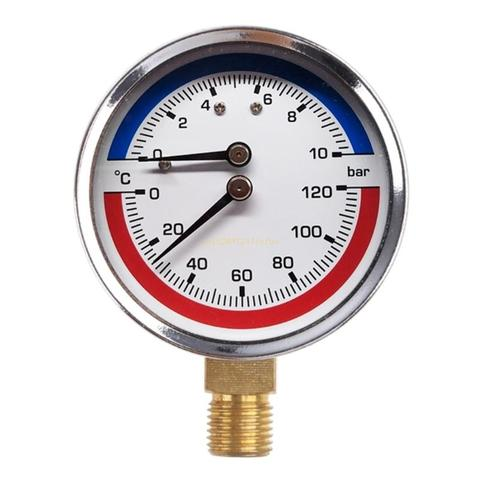
#> input picture test/5.jpg, 480 x 480 px, found by its file name
$ python 7.py
#> lines starting #> are read from the running program, lines starting #| are printed output that depends on the picture; after the words box and inside, x2 and y2 are one past the last pixel; in counts of white or black regions, pixels touching at a corner belong together; long printed decimals are rounded
import cv2
import numpy as np
import math

img=g=cv2.imread("/home/rodion/yuliia0/aboba/test/5.jpg")
#> img is the input picture: shape (480, 480, 3); mean B, G, R 213.9, 212.8, 219
'''cv2.imshow("original", img)'''

"""початок знаходження кола"""
img = cv2.cvtColor(img, cv2.COLOR_BGR2GRAY)
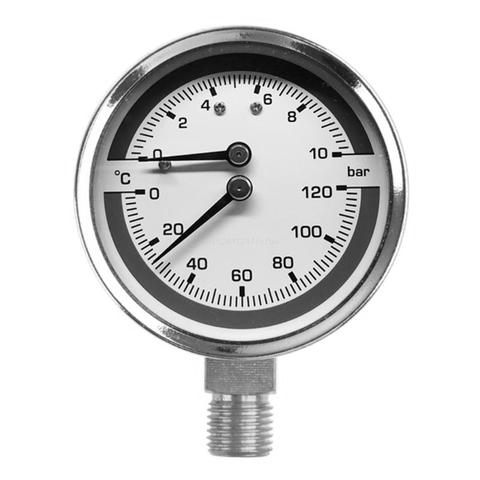
#> img: shape (480, 480); min 0, max 255, mean 214.8
rows = img.shape[0]
#> rows = 480
if rows >231:
    circles = cv2.HoughCircles(img, cv2.HOUGH_GRADIENT, 1, rows / 8, param1=100, param2=32, minRadius=96, maxRadius=130)
#> circles = [[240.5, 190.5, 119.4]]
else:
    circles = cv2.HoughCircles(img, cv2.HOUGH_GRADIENT, 1, rows / 8, param1=100, param2=30, minRadius=75, maxRadius=85)


drawing = np.zeros((img.shape[0], img.shape[1], 3), dtype=np.uint8)
for i in circles[0, :]:
  x=int(i[0])
  y=int(i[1])
  r=int(i[2])
  d=2*r
  cv2.circle(drawing, (x, y), r, (0, 0, 255), 2)
#> this loop made 1 pass
#> (i, x, y, r, d) on pass 1: ([240.5, 190.5, 119.4], 240, 190, 119, 238)
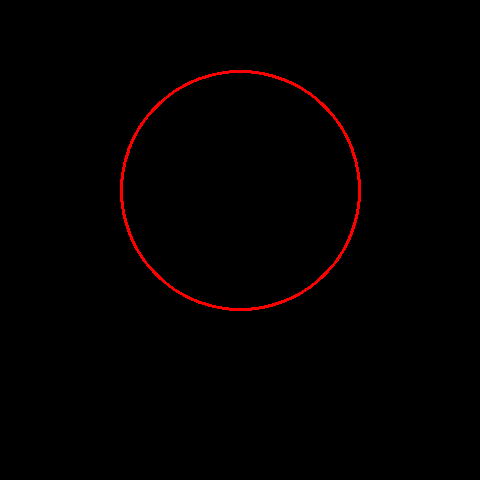
#> drawing: shape (480, 480, 3); mean of channels 0, 1, 2 0, 0, 2.5; drawn as B, G, R
"""кінець кола"""

"""перевірка рамки"""
x=g.shape[0]
#> x = 480
y=g.shape[1]
#> y = 480
ramax=x-d
#> ramax = 242
ramay=y-d
#> ramay = 242
if ramax and ramay >36:
   rama=15
else:
   rama=0
"""рамки є"""

"""обрізка, квадрат"""
canny= cv2.Canny(drawing, 60, 60 * 2)
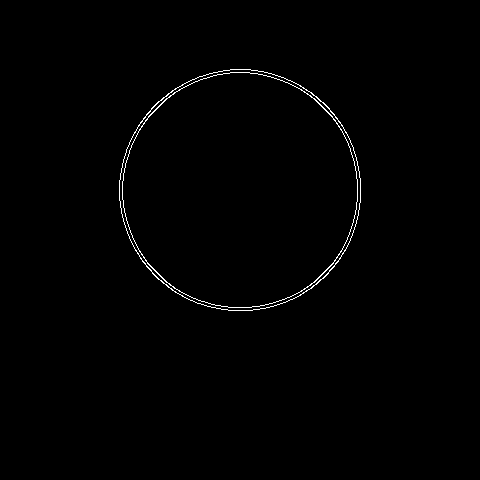
#> canny: shape (480, 480); 0.68% white in thin lines or dots, all inside (x1, y1, x2, y2) = (119, 69, 361, 311)
contours, hierarchy = cv2.findContours(canny, cv2.RETR_TREE, cv2.CHAIN_APPROX_SIMPLE)
#> contours = 4 contours; box (x1, y1, x2, y2) and area: (119, 69, 361, 311) 45634, (119, 69, 361, 311) 45524, (122, 72, 358, 308) 43376, (122, 72, 358, 308) 43262

boundRect = [None]*len(contours)
#> boundRect = 4 items
for i, c in enumerate(contours):
    boundRect[i] = cv2.boundingRect(cv2.approxPolyDP(c, 3, True))
#> this loop made 4 passes
#> after the loop, boundRect = [(119, 69, 242, 242), (119, 69, 242, 242), (122, 72, 236, 236), (122, 72, 236, 236)]
for i in range(len(contours)):
    cv2.rectangle(drawing, (int(boundRect[i][0]), int(boundRect[i][1])), (int(boundRect[i][0]+boundRect[i][2]),
    int(boundRect[i][1]+boundRect[i][3])), (100,10,40), 2)
    crop = g[(int(boundRect[i][1])-rama):(int(boundRect[i][1]+boundRect[i][3]+rama)), (int(boundRect[i][0])-rama):(int(boundRect[i][0]+boundRect[i][2])+rama)]
    cv2.imshow("Area",crop )
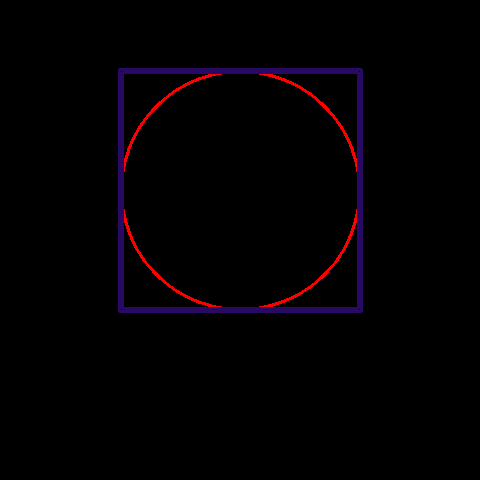
#> drawing: shape (480, 480, 3); 2.49% of pixels changed, all inside (x1, y1, x2, y2) = (118, 68, 363, 313); drawn as B, G, R
"""кінець квадрат"""

"""початок пошуку стрілки"""
gray_crop=cv2.cvtColor(crop, cv2.COLOR_BGR2GRAY)
gray_crop = cv2.GaussianBlur(gray_crop, (5, 5),0)
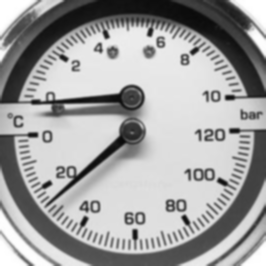
#> gray_crop: shape (266, 266); min 10, max 255, mean 161
image = cv2.Canny(gray_crop, 250, 350, 20)
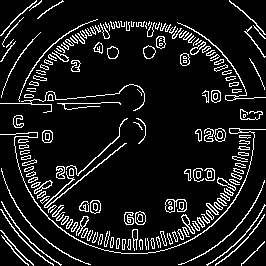
#> image: shape (266, 266); 10.5% white in thin lines or dots
cv2.imshow("i",image )
minLineLength=200
maxlineGap=20
lines=cv2.HoughLinesP(image,1,np.pi/180,30,minLineLength,maxlineGap)
#> lines = [[44, 205, 72, 179], [57, 103, 100, 103], [70, 187, 110, 155], [98, 156, 119, 135], [58, 99, 119, 93], [77, 175, 110, 143], [121, 253, 147, 253], [31, 104, 51, 104], [239, 129, 265, 129]]

crop_x=crop.shape[0]
#> crop_x = 266
crop_y=crop.shape[1]
#> crop_y = 266
xcr=(crop_x/7)
#> xcr = 38
ycr=(crop_y/9)*3
#> ycr = 88.67
crop_x1=crop_x - xcr
#> crop_x1 = 228
crop_y1=crop_y - ycr
#> crop_y1 = 177.3

list=[]

if lines is not None:
    for line in lines:
        x1,y1,x2,y2 = line[0]
        print("  x1-",x1,"  y1-",y1,"  x2-",x2,"  y2-",y2)
        if xcr<x1<(crop_x1-20):
            if ycr<y1<crop_y1:
                """шукаємо кут"""
                dov=((y1-y2)**2+(x1-x2)**2)**0.5
                print("dov-", dov)
                """мікро-перерва для відшивання ліній"""
                list.append((x1,y1,x2,y2,dov))
            else:
                print("y none")
#> this loop made 9 passes
#> (x1, y1, x2, y2, dov) on passes 2, 4, 5, 6: (57, 103, 100, 103, 43), (98, 156, 119, 135, 29.7), (58, 99, 119, 93, 61.29), (77, 175, 110, 143, 45.97)
#> (printed output is left out)
#> after the loop, list = [(57, 103, 100, 103, 43), (98, 156, 119, 135, 29.7), (58, 99, 119, 93, 61.29), (77, 175, 110, 143, 45.97)]
else:
    print("biba")
"""закінчення пошуку стрілки"""
"""початок розслідування"""
print(list)
#| [(57, 103, 100, 103, 43.0), (98, 156, 119, 135, 29.698), (58, 99, 119, 93, 61.294), (77, 175, 110, 143, 45.967)]
sorted=sorted(list,key=lambda line:line[4],reverse=True)
#> sorted = [(58, 99, 119, 93, 61.29), (77, 175, 110, 143, 45.97), (57, 103, 100, 103, 43), (98, 156, 119, 135, 29.7)]
print(sorted)
#| [(58, 99, 119, 93, 61.294), (77, 175, 110, 143, 45.967), (57, 103, 100, 103, 43.0), (98, 156, 119, 135, 29.698)]

n=0
while n<2:
    x1,y1,x2,y2,dov=list[n]
#> x1 = 57; y1 = 103; x2 = 100; y2 = 103; dov = 43
    n=n+1
    kat=((x1-x2)**2)**0.5
#> kat = 43
    print("kat-", kat)
#| kat- 43.0
    sin=kat/dov
#> sin = 1
    print("sin-", sin)
#| sin- 1.0
    kut=np.arcsin(sin)
#> kut = 1.57
    print("kut gr-", kut)
#| kut gr- 1.571
    """закінчили кут"""
    vysota=crop.shape[1]-2
#> vysota = 264
    print('vysota',int(vysota*0.5-1), "po ",vysota)
#| vysota 131 po  264
    if (vysota*0.5-1)<y2<vysota:
        print("tak",y2)
        up=(10/180)*kut
        up=str(round(up,2))
        crop=cv2.putText(crop,up,(8,15),cv2.FONT_HERSHEY_SIMPLEX,0.4,(250,2,0),1,cv2.LINE_AA)
        print("up",up)

    else:
        print("ni",y2)
#| ni 103
        down=(120/180)*kut
#> down = 1.05
        down=str(round(down,2))
#> down = '1.05'
        crop=cv2.putText(crop,down,(crop.shape[0]-35,crop.shape[1]-8),cv2.FONT_HERSHEY_SIMPLEX,0.4,(250,2,0),1,cv2.LINE_AA)
        print("down",down)
#| down 1.05
    """шукаємо від 180 на шкалу скільки має бути кут та виводимо текстком зверху зліва та знизу зправа"""
    cv2.line(crop,(x1,y1),(x2,y2),(0,255,0),2)
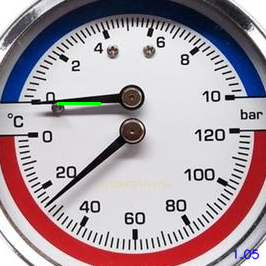
#> crop: shape (266, 266, 3); mean B, G, R 162.9, 155.9, 170.1
    cv2.imshow("show",crop)
else:
    print("oj")
cv2.waitKey(0)

$ run again, with test/3.jpg copied over test/5.jpg
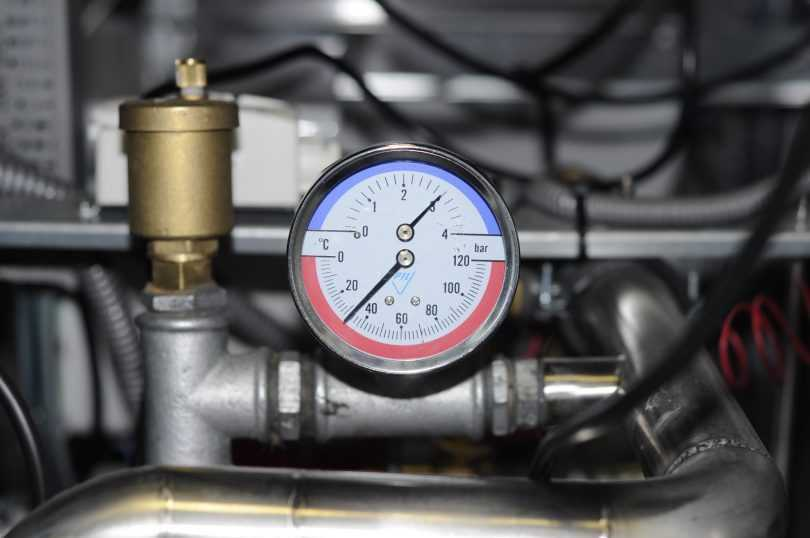
#> input picture test/3.jpg, 810 x 538 px, found by its file name
#> img is the input picture: shape (538, 810, 3); mean B, G, R 89.7, 88.4, 89.6
#> img: shape (538, 810)
#> circles = [[403.5, 261.5, 110.7]]
#> the loop `for i in circles[0, :]:` made 1 pass
#> (i, x, y, r, d) on pass 1: ([403.5, 261.5, 110.7], 403, 261, 110, 220)
#> ramax = 318
#> ramay = 590
#> `canny= cv2.Canny(drawing, 60, 60 * 2)`:
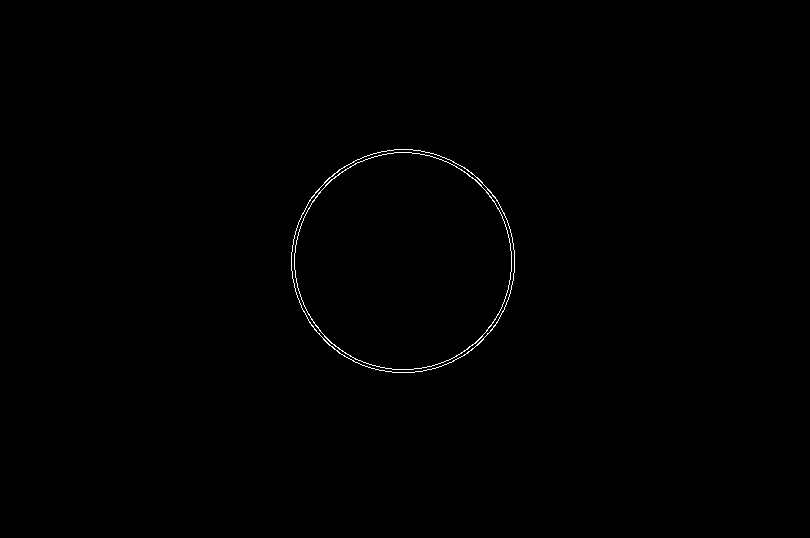
#> canny: shape (538, 810); 0.32% white in thin lines or dots, all inside (x1, y1, x2, y2) = (291, 149, 515, 373)
#> contours = 4 contours; box (x1, y1, x2, y2) and area: (291, 149, 515, 373) 39056, (291, 149, 515, 373) 38973, (294, 152, 512, 370) 36967, (294, 152, 512, 370) 36881
#> `boundRect = [None]*len(contours)`: boundRect = 4 items
#> the loop `for i, c in enumerate(contours):` made 4 passes
#> after the loop `for i, c in enumerate(contours):`: boundRect = [(291, 149, 224, 224), (291, 149, 224, 224), (294, 152, 218, 218), (294, 152, 218, 218)]
#> the loop `for i in range(len(contours)):` made 4 passes
#> image: shape (248, 248); 2.8% white in thin lines or dots, all inside (x1, y1, x2, y2) = (7, 7, 230, 247)
#> lines = [[66, 186, 110, 141], [64, 183, 117, 126], [134, 89, 153, 69], [130, 87, 151, 67], [98, 154, 120, 131], [193, 99, 221, 99], [194, 30, 214, 49], [135, 82, 159, 58], [109, 236, 131, 236], [194, 212, 214, 193], [203, 122, 226, 122]]
#> the loop `for line in lines:` made 11 passes
#> (x1, y1, x2, y2, dov) on passes 3 to 5: (134, 89, 153, 69, 27.59), (130, 87, 151, 67, 29), (98, 154, 120, 131, 31.83)
#> (printed output is left out)
#> after the loop `for line in lines:`: list = [(134, 89, 153, 69, 27.59), (130, 87, 151, 67, 29), (98, 154, 120, 131, 31.83)]
#| [(134, 89, 153, 69, 27.586), (130, 87, 151, 67, 29.0), (98, 154, 120, 131, 31.828)]
#> sorted = [(98, 154, 120, 131, 31.83), (130, 87, 151, 67, 29), (134, 89, 153, 69, 27.59)]
#| [(98, 154, 120, 131, 31.828), (130, 87, 151, 67, 29.0), (134, 89, 153, 69, 27.586)]
#> `x1,y1,x2,y2,dov=list[n]`: x1 = 134; y1 = 89; x2 = 153; y2 = 69; dov = 27.59
#> kat = 19
#| kat- 19.0
#> sin = 0.689
#| sin- 0.6887
#> kut = 0.76
#| kut gr- 0.7598
#| vysota 122 po  246
#| ni 69
#> `down=(120/180)*kut`: down = 0.507
#> `down=str(round(down,2))`: down = '0.51'
#| down 0.51
#> `cv2.line(crop,(x1,y1),(x2,y2),(0,255,0),2)`:
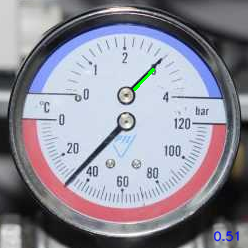
#> crop: shape (248, 248, 3); mean B, G, R 154.7, 142, 143.8
